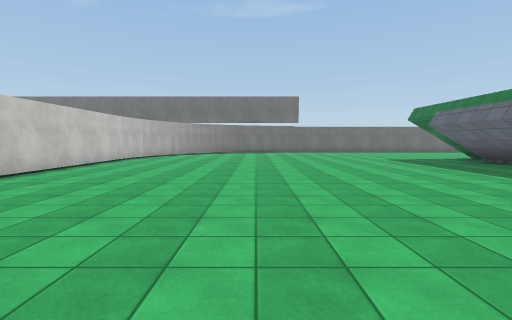
view 1 (above)

21 first-person views from a walk through a 3-D level made in the Unity game engine. The camera is 1.4 m above the floor, tilts 4° down and sees 85° across. The floor is counted in squares, 2 m on a side. Each view is taken from the middle of a square. On the plan, view 1 faces up. The plan holds only what a view shows up to about 9 squares ahead; the rest is blank. The place goes on beyond the plan. Surface patterns are stand-ins for the level's own textures.

view 2
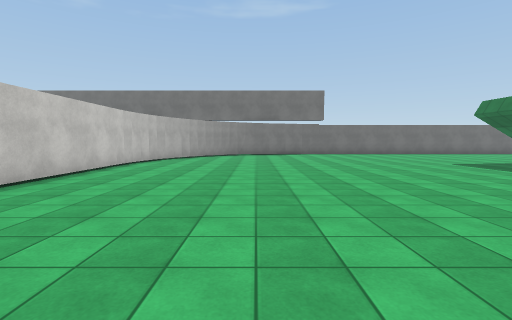

view 3
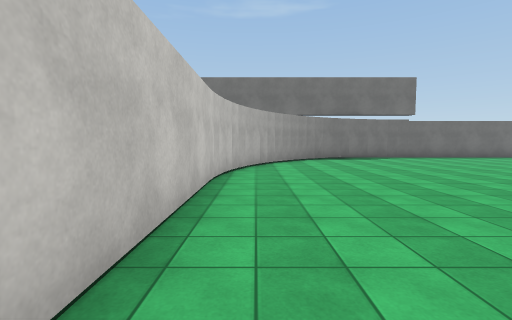

view 4
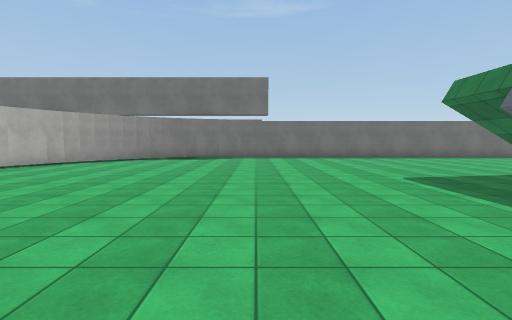

view 5
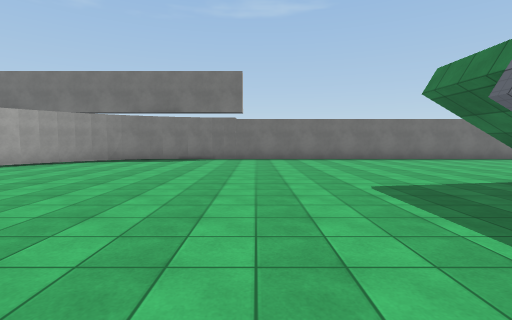

view 6
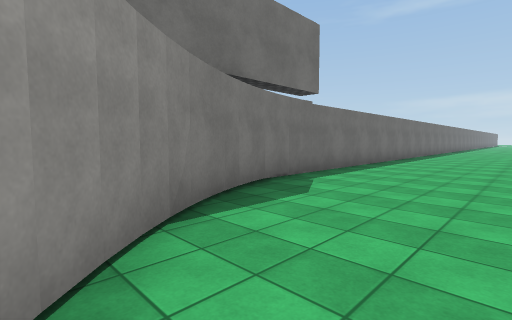

view 7
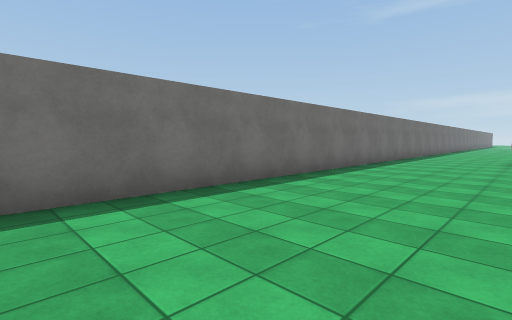

view 8
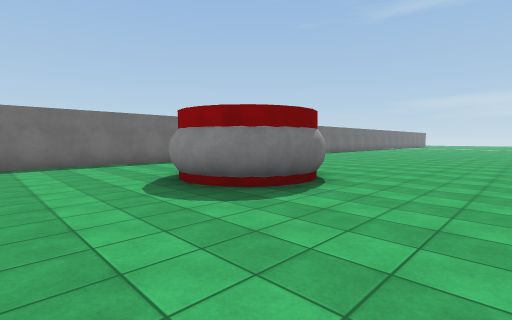

view 9
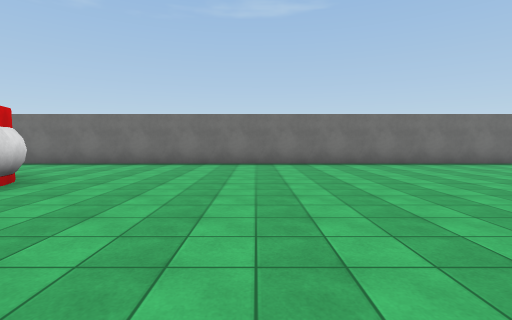

view 10
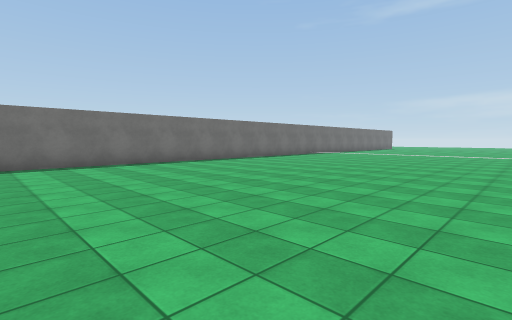

view 11
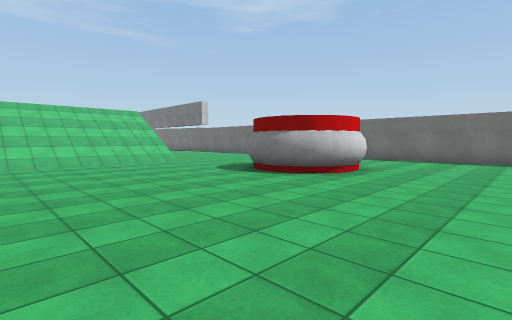

view 12
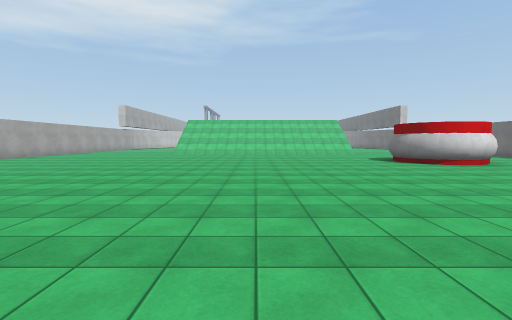

view 13
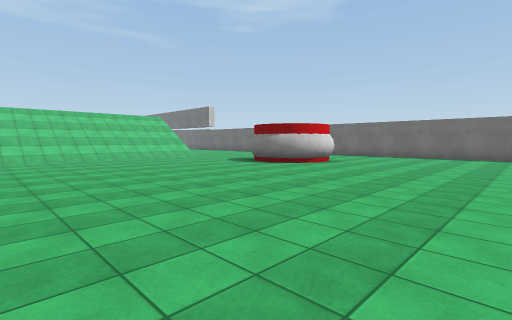

view 14
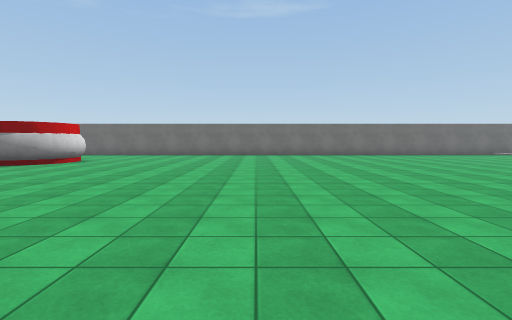

view 15
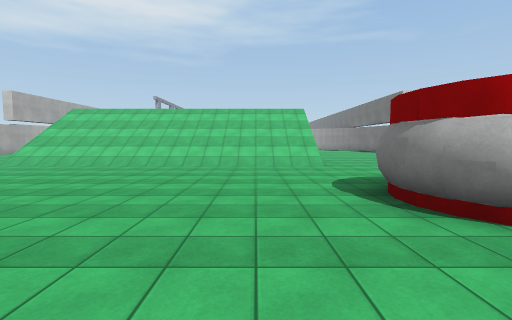

view 16
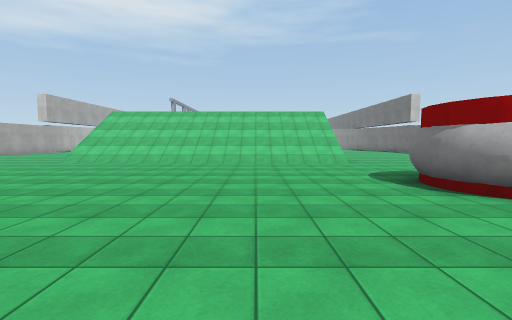

view 17
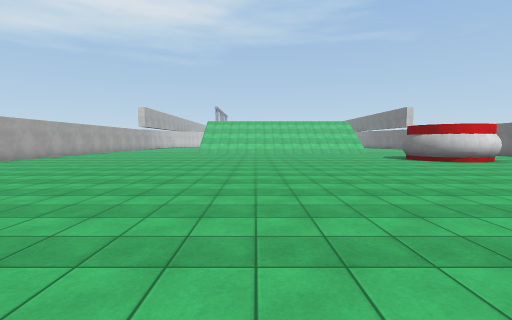

view 18
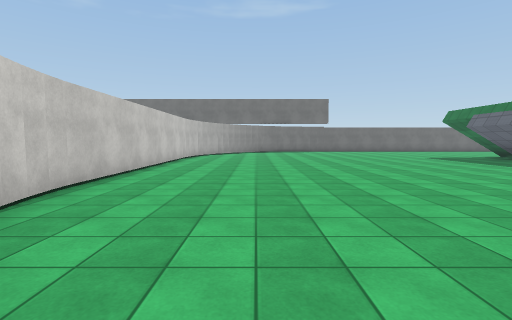

view 19
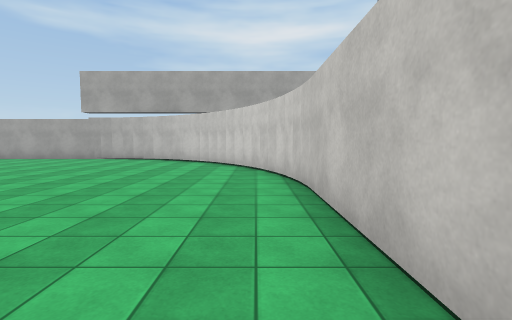

view 20
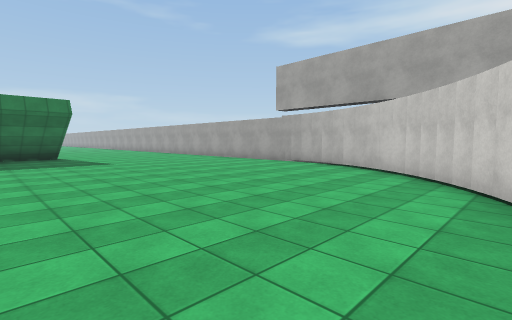

view 21
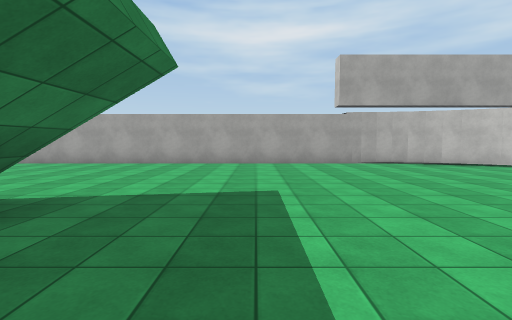

### Floor plan
Key: @ floor where view 1 was taken; # wall or solid block; . floor; / step, stairs or slope; v drop or lower ground.
Columns run from 5 left of view 1 to 26 right of it. Each row starts with its distance up from view 1.
 17      ###########################
 16    ###..........................
 15   ##............................
 14  ##.............................
 13 ##................###...........
 12 #.................###...........
 11 #........... //...###...........
 10 #..........////.................
  9 #........../ //.................
  8 #..........////.................
  7 #..........////................
  6 #........../ //...............
  5 #..........  //...............
  4 #........../ //..............
  3 #..........////.............
  2 #...........#v ... ........
  1 #...............   .......
  0 ##...@..........   ......
 -1  ##..............  .....
 -2   ##.............  ...
 -3    ###............
 -4      #############

Where each view was taken, in squares from view 1:
view 1: 0 up, 0 right, facing up
view 2: 2 up, 1 left, facing up
view 3: 5 up, 4 left, facing up
view 4: 5 up, 2 right, facing up
view 5: 6 up, 3 right, facing up
view 6: 13 up, 3 left, facing up-right
view 7: 13 up, 3 right, facing up-right
view 8: 8 up, 10 right, facing up-right
view 9: 8 up, 19 right, facing up
view 10: 8 up, 20 right, facing up-right
view 11: 6 up, 18 right, facing up-left
view 12: 6 up, 23 right, facing left
view 13: 4 up, 20 right, facing up-left
view 14: 3 up, 21 right, facing up
view 15: 9 up, 17 right, facing left
view 16: 8 up, 18 right, facing left
view 17: 5 up, 24 right, facing left
view 18: 1 down, 2 left, facing up
view 19: 7 up, 4 left, facing down
view 20: 4 up, 4 left, facing down-right
view 21: 5 up, 5 right, facing down
